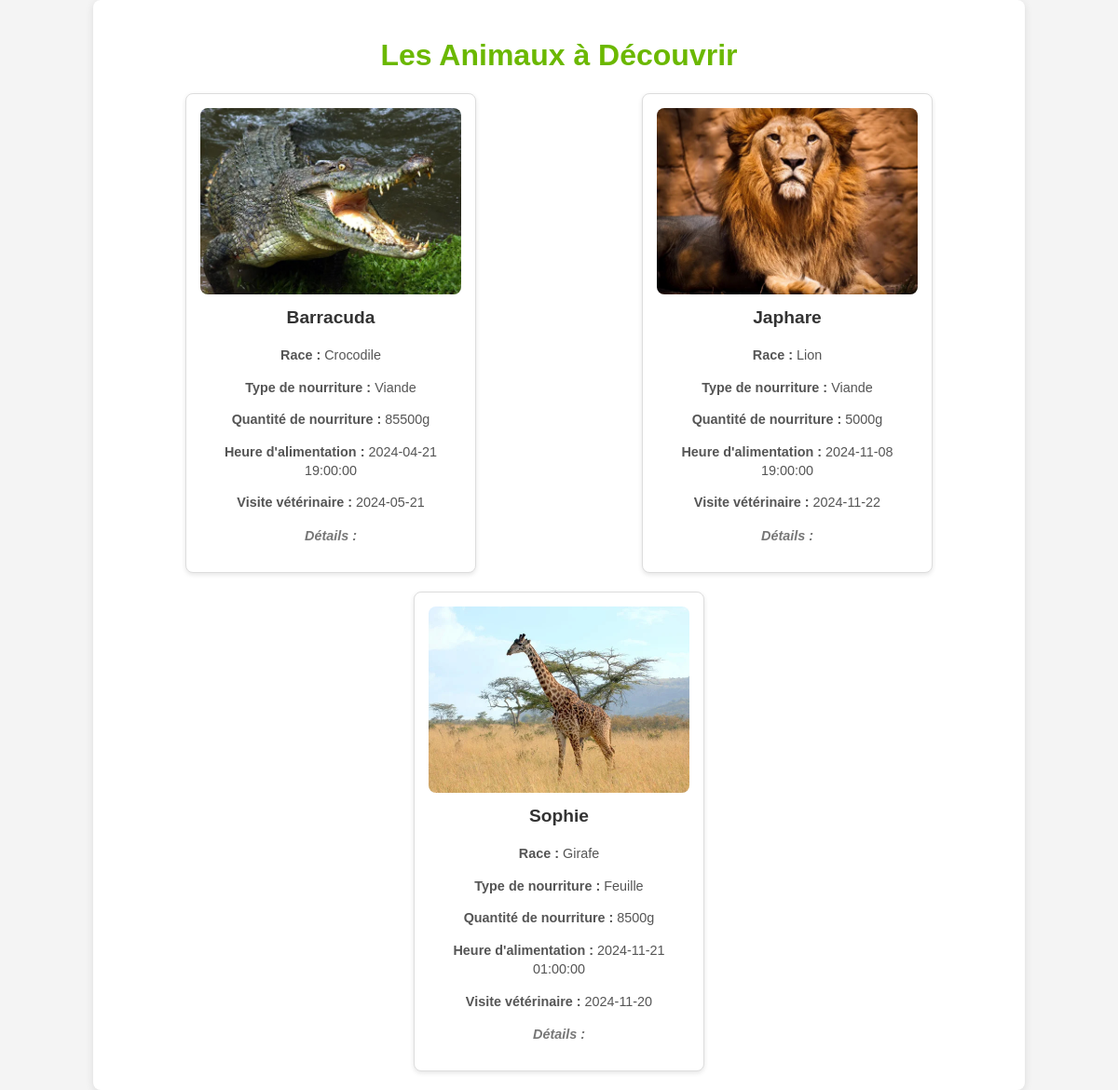
Screenshot of /admin/animalvisitor.php with the database file from the repository.
### tables this page shows
CREATE TABLE `animals` (
  `id` int(11) NOT NULL,
  `name` varchar(255) NOT NULL,
  `breed` varchar(255) NOT NULL,
  `image_url` varchar(255) DEFAULT NULL,
  `status` varchar(50) DEFAULT NULL,
  `food_type` varchar(255) DEFAULT NULL,
  `food_amount` int(11) DEFAULT NULL,
  `feeding_time` datetime DEFAULT NULL,
  `vet_visit_date` date DEFAULT NULL,
  `details` text DEFAULT NULL,
  `habitat_id` int(11) DEFAULT NULL,
  `click_count` int(11) DEFAULT 0
);

### admin/animalvisitor.php (the view, shortened to what this page needs)
<?php
$conn = new mysqli("localhost", "root", "", "ecf");
$query = "SELECT * FROM animals";
$result = $conn->query($query);
?>
<!DOCTYPE html>
<html lang="fr">
<head>
    <link rel="stylesheet" href="animalvisitor.css">
</head>
<body>
<div class="container">
    <h1>Les Animaux à Découvrir</h1>
    <div class="animal-card">
        <?php
        if ($result->num_rows > 0) {
            while ($row = $result->fetch_assoc()) {
                echo "<div class='card'>
                        <img src='" . $row['image_url'] . "' alt='Image de l'animal'>
                        <h3>" . $row['name'] . "</h3>
                        <p><strong>Race :</strong> " . $row['breed'] . "</p>
                        <p><strong>Type de nourriture :</strong> " . $row['food_type'] . "</p>
                        <p><strong>Quantité de nourriture :</strong> " . $row['food_amount'] . "g</p>
                        <p><strong>Heure d'alimentation :</strong> " . $row['feeding_time'] . "</p>
                        <p><strong>Visite vétérinaire :</strong> " . $row['vet_visit_date'] . "</p>
                        <p class='details'><strong>Détails :</strong> " . $row['details'] . "</p>
                      </div>";
            }
        } else {
            echo "<p>Aucun animal trouvé.</p>";
        }
        ?>
    </div>
</div>
</body>
</html>

### admin/animalvisitor.css (style rules this page uses)
body { font-family: 'Arial', sans-serif; background-color: #f4f4f4; color: #333; margin: 0; padding: 0; display: flex; justify-content: center; align-items: center; min-height: 100vh; }
.container { background-color: white; padding: 20px; border-radius: 8px; box-shadow: 0 2px 10px rgba(0, 0, 0, 0.1); width: 80%; max-width: 1000px; }
h1 { text-align: center; color: #6BB800; }
.animal-card { display: flex; flex-wrap: wrap; justify-content: space-around; gap: 20px; margin-top: 20px; }
.animal-card .card { background-color: #fff; border: 1px solid #ddd; border-radius: 8px; width: 280px; padding: 15px; text-align: center; box-shadow: 0 2px 5px rgba(0, 0, 0, 0.1); }
.animal-card .card img { width: 100%; height: 200px; object-fit: cover; border-radius: 8px; }
.animal-card .card h3 { font-size: 1.2em; margin-top: 10px; }
.animal-card .card p { color: #555; font-size: 0.9em; line-height: 1.4; margin-top: 10px; }
.animal-card .card .details { margin-top: 15px; font-style: italic; color: #777; }

### rows the page displays
animals: image_url (picture), name "Barracuda", breed "Crocodile", food_type "Viande", food_amount "85500", feeding_time "2024-04-21 19:00:00", vet_visit_date "2024-05-21"
animals: image_url (picture), name "Japhare", breed "Lion", food_type "Viande", food_amount "5000", feeding_time "2024-11-08 19:00:00", vet_visit_date "2024-11-22"
animals: image_url (picture), name "Sophie", breed "Girafe", food_type "Feuille", food_amount "8500", feeding_time "2024-11-21 01:00:00", vet_visit_date "2024-11-20"
